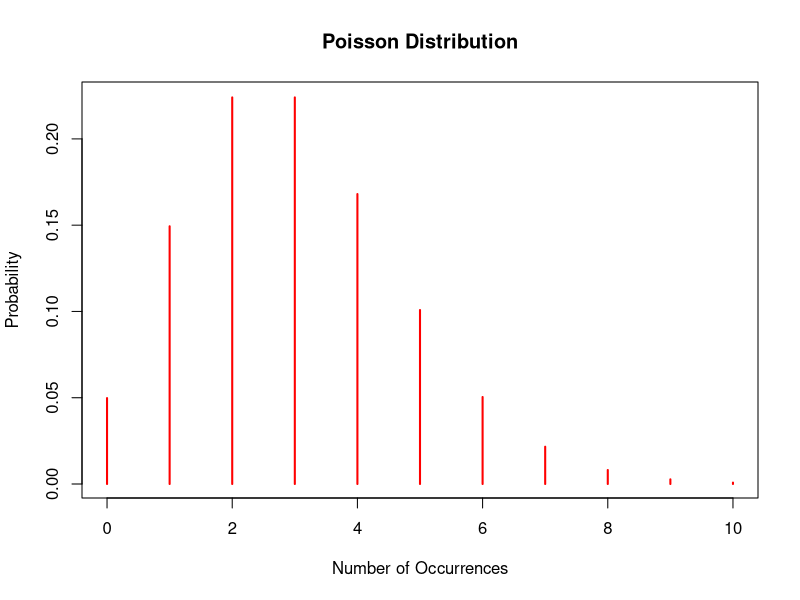

This chart was generated by the following R code:
# 問題 3：普瓦松分配 (Poisson Distribution)
lambda_poisson <- 3
x_poisson <- 0:10  # 定義 x 的範圍
poisson_probs <- dpois(x_poisson, lambda = lambda_poisson)
plot(x_poisson, poisson_probs, type = "h", lwd = 2, col = "red", 
     xlab = "Number of Occurrences", 
     ylab = "Probability", main = "Poisson Distribution")
prob_poisson_4 <- dpois(4, lambda = lambda_poisson)
cat("P(X = 4):", prob_poisson_4, "\n\n")
